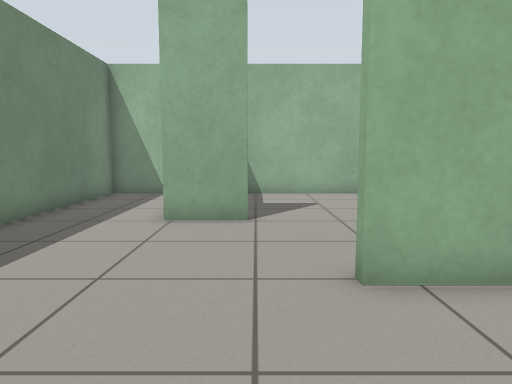
[1] (above)

17 first-person views from a walk through a world built for the Gazebo simulator. The camera is 0.79 m above the floor, tilts 6° down and sees 70° across. The floor is counted in squares, 0.5 m on a side. Each view is taken from the middle of a square. On the plan, view 1 faces up. The plan holds only what a view shows up to about 17 squares ahead; the rest is blank.

[2]
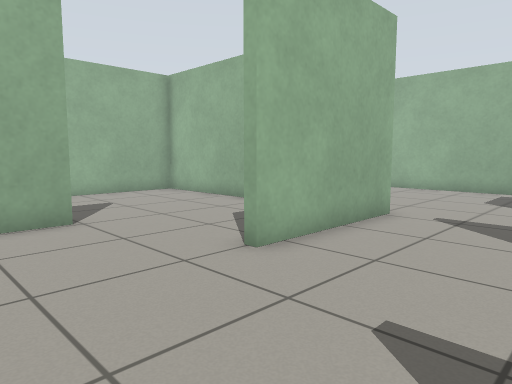

[3]
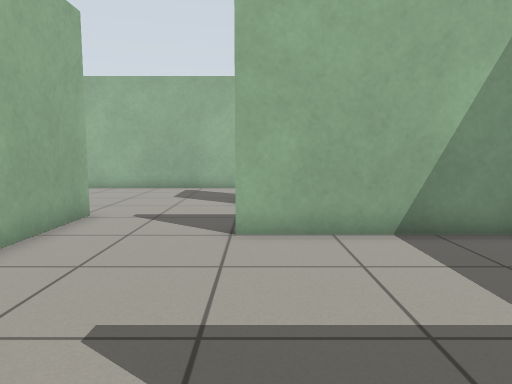

[4]
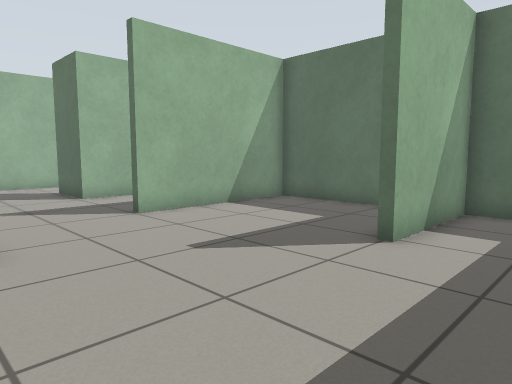

[5]
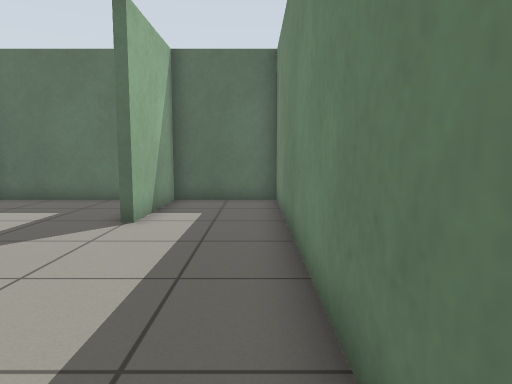

[6]
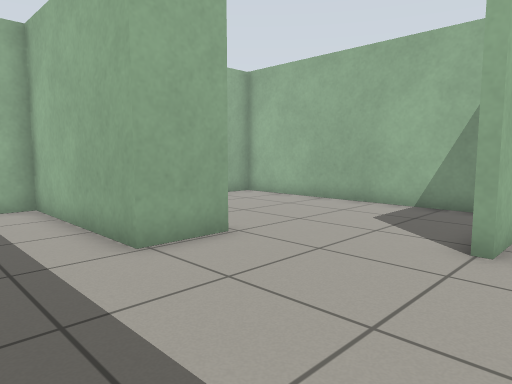

[7]
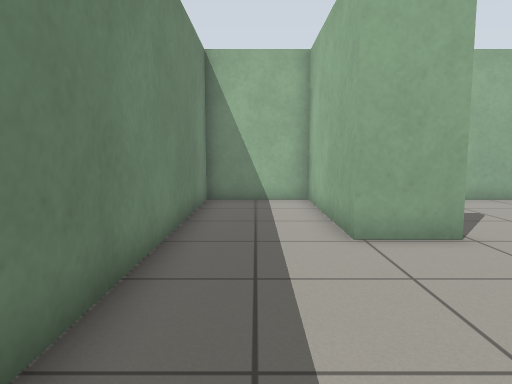

[8]
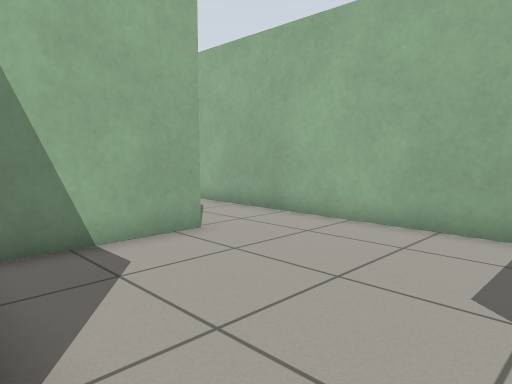

[9]
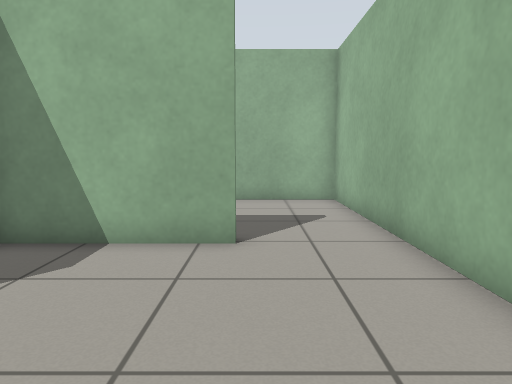

[10]
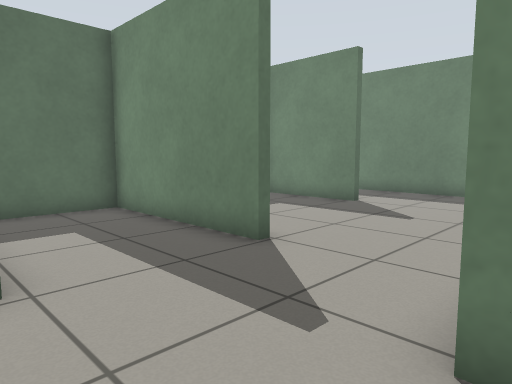

[11]
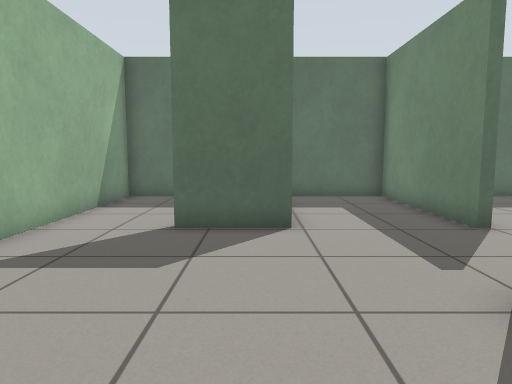

[12]
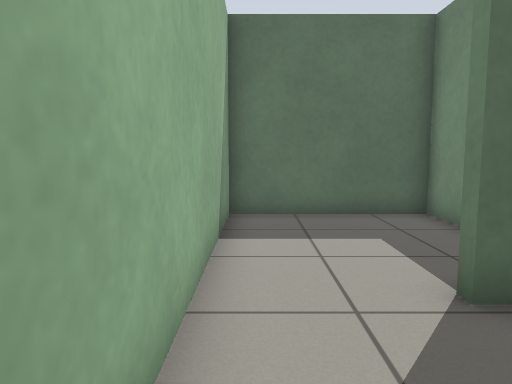

[13]
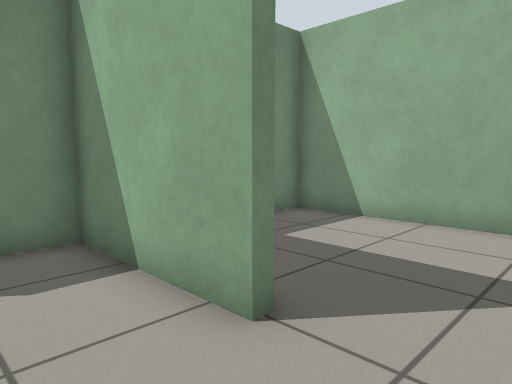

[14]
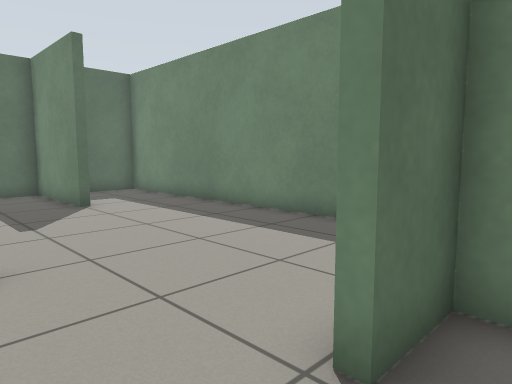

[15]
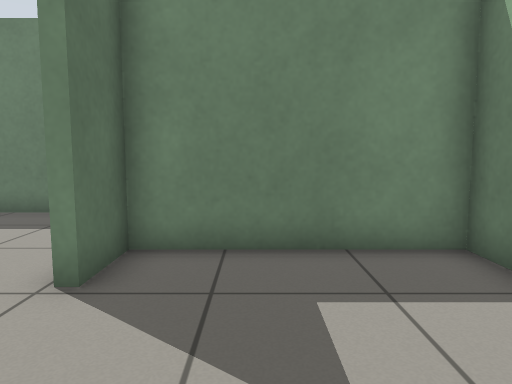

[16]
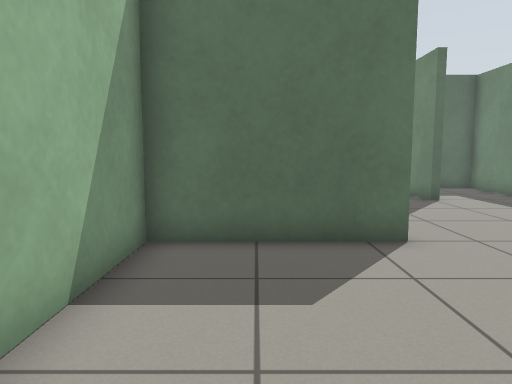

[17]
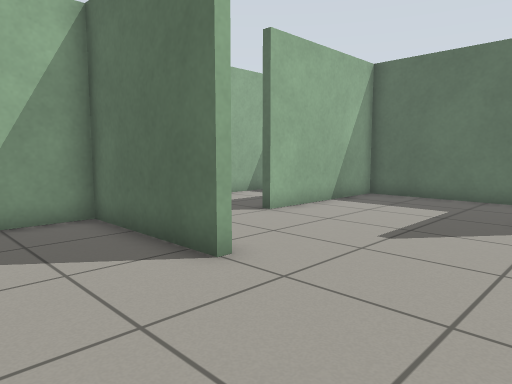

### Floor plan
Ten units are one square. View 1 is at (0, 0); x grows to the right and y downward. Boxes are objects, and circles mark ways between rooms. Rooms are numbered by the first view taken in them; rooms with no view inside come last. Other rooms are left out.
<svg viewBox="-62 -150 204 209">
<path fill="none" stroke="#000" d="M-19 12 -19 54 40 54 40 -5M34 -43 12 -43M-22 -86 -22 -145 -57 -145 -57 54 -22 54 -22 12M64 -43 34 -43M43 -5 43 54 77 54M108 -83 63 -83 63 -70M137 -6 137 -85M82 37 82 -3 108 -3M12 -46 60 -46 60 -145 -19 -145 -19 -89 -2 -89 -2 -86 -22 -86M137 -85 137 -145 63 -145 63 -134M85 37 85 54 137 54 137 -6"/>
<circle cx="40" cy="-25" r="3" fill="#2a7"/>
<circle cx="0" cy="-68" r="3" fill="#2a7"/>
<circle cx="120" cy="-90" r="3" fill="#2a7"/>
<circle cx="120" cy="0" r="3" fill="#2a7"/>
<text x="-20" y="-20">1</text>
<text x="80" y="-30">2</text>
<text x="20" y="-100">3</text>
<text x="100" y="-120">4</text>
<text x="110" y="30">5</text>
</svg>
Room 1 opens to room 2. Room 1 opens to room 3. Room 2 opens to room 4. Room 2 opens to room 5.

Where each view was taken, in squares from view 1:
view 1: 0 up, 0 right, facing up
view 2: 0 up, 3 left, facing up-right
view 3: 0 up, 3 left, facing right
view 4: 5 up, 5 left, facing down-right
view 5: 7 up, 5 left, facing down
view 6: 3 up, 5 left, facing up-right
view 7: 2 up, 4 left, facing up
view 8: 2 up, 6 right, facing up-right
view 9: 2 up, 11 right, facing up
view 10: 5 up, 9 right, facing down-left
view 11: 8 up, 9 right, facing down
view 12: 4 up, 13 right, facing down
view 13: 6 up, 13 right, facing up-left
view 14: 10 up, 2 right, facing down-left
view 15: 11 up, 4 right, facing left
view 16: 11 up, 4 right, facing down
view 17: 8 up, 3 left, facing down-right
